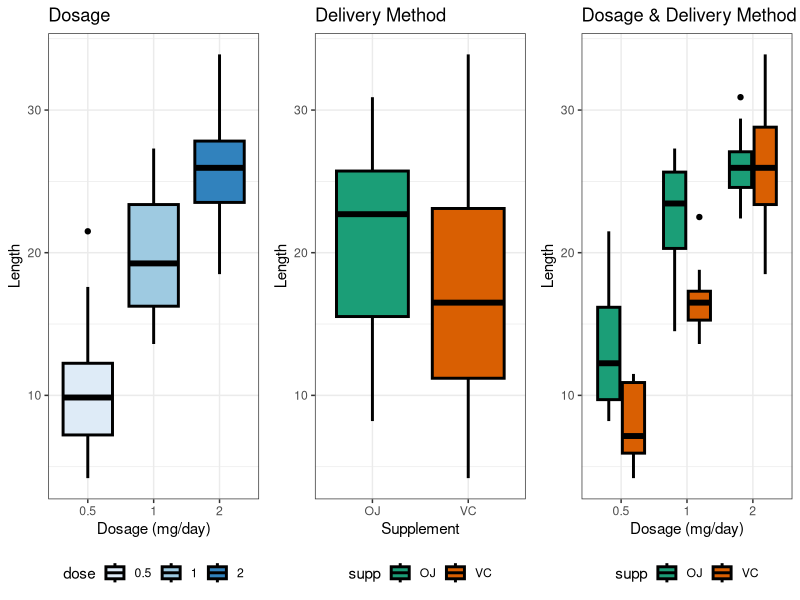

Recreate this plot in R. (Note: this script raises an error after producing the figure.)
## ---- chunk 1
knitr::opts_chunk$set(echo = TRUE)
## ---- chunk 2
library(ggplot2)
library(datasets)
library(gridExtra)
## ---- chunk 3
# What is the structure?
str(ToothGrowth)

# Summary
summary(ToothGrowth)

# Slight conversion needed for dosage (as a factor)
tooth_data <- ToothGrowth
tooth_data$dose <- as.factor(tooth_data$dose)
## ---- chunk 4
plot1 <- ggplot(data = tooth_data, aes(x = dose, y = len, fill = dose)) +
         geom_boxplot(size = 1, col = "black") +
         scale_fill_brewer(palette = "Blues") +
         theme_bw() +
         ggtitle("Dosage") +
         labs(x = "Dosage (mg/day)", y = "Length") +
         theme(legend.position = "bottom")
## ---- chunk 5
plot2 <- ggplot(data = tooth_data, aes(x = supp, y = len, fill = supp)) +
         geom_boxplot(size = 1, col = "black") +
         scale_fill_brewer(palette = "Dark2") +
         theme_bw() +
         ggtitle("Delivery Method") +
         labs(x = "Supplement", y = "Length") +
         theme(legend.position = "bottom")
## ---- chunk 6
plot3 <- ggplot(data = tooth_data, aes(x = dose, y = len, fill = supp)) +
         geom_boxplot(size = 1, col = "black") +
         scale_fill_brewer(palette = "Dark2") +
         theme_bw() +
         ggtitle("Dosage & Delivery Method") +
         labs(x = "Dosage (mg/day)", y = "Length") +
         theme(legend.position = "bottom")
## ---- chunk 7
grid.arrange(plot1, plot2, plot3, ncol = 3)
## ---- chunk 8
test_0_5_v_1 <- t.test(len ~ dose, tooth_data[tooth_data$dose != 2, ],
                       paired = FALSE, var.equal = FALSE)
test_0_5_v_2 <- t.test(len ~ dose, tooth_data[tooth_data$dose != 1, ],
                       paired = FALSE, var.equal = FALSE)
test_1_v_2 <- t.test(len ~ dose, tooth_data[tooth_data$dose != 0.5, ],
                     paired = FALSE, var.equal = FALSE)

dosage_table <- data.frame("comparison" = c("0.5 mg/day vs 1.0 mg/day",
                                        "0.5 mg/day vs 2.0 mg/day",
                                        "1.0 mg/day vs 2.0 mg/day"),
                           "p-value" = c(round(test_0_5_v_1$p.value, 4),
                                         round(test_0_5_v_2$p.value, 4),
                                         round(test_1_v_2$p.value, 4)))
names(dosage_table) <- c("comparison", "p-value")

dosage_table
## ---- chunk 9
test_OJ_v_VC <- t.test(len ~ supp, tooth_data, paired = FALSE, var.equal = FALSE)

supplement_table <- data.frame("comparison" = "OJ vs VC",
                               "p-value" = round(test_OJ_v_VC$p.value, 4))
names(supplement_table) <- c("comparison", "p-value")

supplement_table
## ---- chunk 10
test_OJ_v_VC_0_5 <- t.test(len ~ supp, tooth_data[tooth_data$dose == 0.5, ],
                           paired = FALSE, var.equal = FALSE)
test_OJ_v_VC_1 <- t.test(len ~ supp, tooth_data[tooth_data$dose == 1, ],
                         paired = FALSE, var.equal = FALSE)
test_OJ_v_VC_2 <- t.test(len ~ supp, tooth_data[tooth_data$dose == 2, ],
                         paired = FALSE, var.equal = FALSE)

mixed_table <- data.frame("comparison" = c("OJ vs VC, 0.5 mg/day",
                                           "OJ vs VC, 1.0 mg/day",
                                           "OJ vs VC, 2.0 mg/day"),
                          "p-value" = c(round(test_OJ_v_VC_0_5$p.value, 4),
                                        round(test_OJ_v_VC_1$p.value, 4),
                                        round(test_OJ_v_VC_2$p.value, 4)))
names(mixed_table) <- c("comparison", "p-value")

mixed_table
## ---- chunk 11
d_delta <- mean(tooth_data$len[tooth_data$dose == 1]) - 
           mean(tooth_data$len[tooth_data$dose == 0.5])
d_type <- "two.sample"
d_sd <- sd(tooth_data$len[tooth_data$dose != 2])
d_siglevel <- 0.05
d_n <- 20
power.t.test(delta = d_delta, sd = d_sd, sig.level = d_siglevel, type = d_type, n = d_n)$power
## ---- chunk 12
d_delta <- mean(tooth_data$len[tooth_data$dose == 2]) - 
           mean(tooth_data$len[tooth_data$dose == 0.5])
d_sd <- sd(tooth_data$len[tooth_data$dose != 1])
power.t.test(delta = d_delta, sd = d_sd, sig.level = d_siglevel, type = d_type, n = d_n)$power
## ---- chunk 13
d_delta <- mean(tooth_data$len[tooth_data$dose == 2]) - 
           mean(tooth_data$len[tooth_data$dose == 1])
d_sd <- sd(tooth_data$len[tooth_data$dose != 0.5])
power.t.test(delta = d_delta, sd = d_sd, sig.level = d_siglevel, type = d_type, n = d_n)$power
## ---- chunk 14
d_delta <- mean(tooth_data$len[tooth_data$supp == "OJ"]) - 
           mean(tooth_data$len[tooth_data$supp == "VC"])
d_sd <- sd(tooth_data$len)
d_n <- 30
power.t.test(delta = d_delta, sd = d_sd, sig.level = d_siglevel, type = d_type, n = d_n)$power
## ---- chunk 15
d_delta <- mean(tooth_data$len[tooth_data$supp == "OJ" & tooth_data$dose == 0.5]) - 
           mean(tooth_data$len[tooth_data$supp == "VC" & tooth_data$dose == 0.5])
d_sd <- sd(tooth_data$len[tooth_data$dose == 0.5])
d_n <- 10
power.t.test(delta = d_delta, sd = d_sd, sig.level = d_siglevel, type = d_type, n = d_n)$power
## ---- chunk 16
d_delta <- mean(tooth_data$len[tooth_data$supp == "OJ" & tooth_data$dose == 1]) - 
           mean(tooth_data$len[tooth_data$supp == "VC" & tooth_data$dose == 1])
d_sd <- sd(tooth_data$len[tooth_data$dose == 1])
power.t.test(delta = d_delta, sd = d_sd, sig.level = d_siglevel, type = d_type, n = d_n)$power
## ---- chunk 17
d_delta <- mean(tooth_data$len[tooth_data$supp == "OJ" & tooth_data$dose == 2]) - 
           mean(tooth_data$len[tooth_data$supp == "VC" & tooth_data$dose == 2])
d_sd <- sd(tooth_data$len[tooth_data$dose == 2])
power.t.test(delta = d_delta, sd = d_sd, sig.level = d_siglevel, type = d_type, n = d_n)$power
## ---- chunk 18
sessionInfo()
